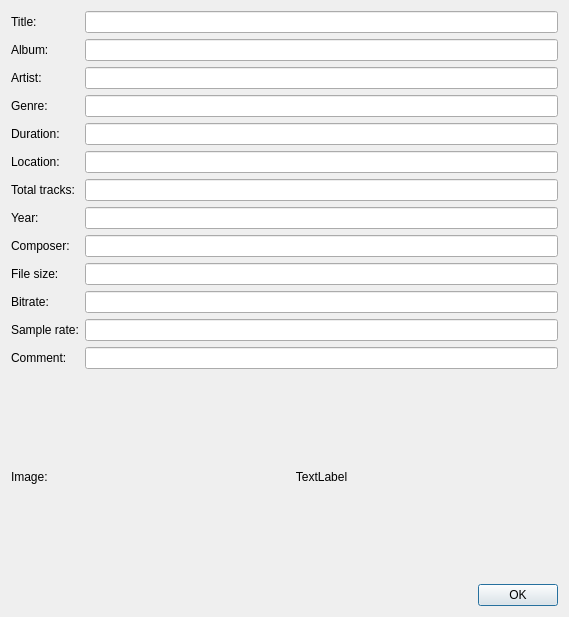
<?xml version="1.0" encoding="UTF-8"?>
<ui version="4.0">
 <class>InfoDialogUi</class>
 <widget class="QDialog" name="InfoDialogUi">
  <property name="geometry">
   <rect>
    <x>0</x>
    <y>0</y>
    <width>569</width>
    <height>617</height>
   </rect>
  </property>
  <property name="windowTitle">
   <string>Details</string>
  </property>
  <layout class="QVBoxLayout" name="verticalLayout">
   <item>
    <layout class="QGridLayout" name="gridLayout">
     <item row="6" column="0">
      <widget class="QLabel" name="label_7">
       <property name="text">
        <string>Total tracks:</string>
       </property>
      </widget>
     </item>
     <item row="10" column="1">
      <widget class="QLineEdit" name="bitrateLineEdit"/>
     </item>
     <item row="6" column="1">
      <widget class="QLineEdit" name="track_totalLineEdit"/>
     </item>
     <item row="0" column="0">
      <widget class="QLabel" name="label">
       <property name="text">
        <string>Title:</string>
       </property>
      </widget>
     </item>
     <item row="12" column="0">
      <widget class="QLabel" name="label_13">
       <property name="text">
        <string>Comment:</string>
       </property>
      </widget>
     </item>
     <item row="9" column="0">
      <widget class="QLabel" name="label_10">
       <property name="text">
        <string>File size:</string>
       </property>
      </widget>
     </item>
     <item row="1" column="0">
      <widget class="QLabel" name="label_2">
       <property name="text">
        <string>Album:</string>
       </property>
      </widget>
     </item>
     <item row="7" column="0">
      <widget class="QLabel" name="label_8">
       <property name="text">
        <string>Year:</string>
       </property>
      </widget>
     </item>
     <item row="8" column="0">
      <widget class="QLabel" name="label_9">
       <property name="text">
        <string>Composer:</string>
       </property>
      </widget>
     </item>
     <item row="9" column="1">
      <widget class="QLineEdit" name="filesizeLineEdit"/>
     </item>
     <item row="5" column="1">
      <widget class="QLineEdit" name="pathLineEdit"/>
     </item>
     <item row="7" column="1">
      <widget class="QLineEdit" name="yearLineEdit"/>
     </item>
     <item row="2" column="0">
      <widget class="QLabel" name="label_3">
       <property name="text">
        <string>Artist:</string>
       </property>
      </widget>
     </item>
     <item row="8" column="1">
      <widget class="QLineEdit" name="composerLineEdit"/>
     </item>
     <item row="4" column="1">
      <widget class="QLineEdit" name="durationLineEdit"/>
     </item>
     <item row="10" column="0">
      <widget class="QLabel" name="label_11">
       <property name="text">
        <string>Bitrate:</string>
       </property>
      </widget>
     </item>
     <item row="1" column="1">
      <widget class="QLineEdit" name="albumLineEdit"/>
     </item>
     <item row="0" column="1">
      <widget class="QLineEdit" name="titleLineEdit"/>
     </item>
     <item row="4" column="0">
      <widget class="QLabel" name="label_5">
       <property name="text">
        <string>Duration:</string>
       </property>
      </widget>
     </item>
     <item row="2" column="1">
      <widget class="QLineEdit" name="artistLineEdit"/>
     </item>
     <item row="3" column="0">
      <widget class="QLabel" name="label_4">
       <property name="text">
        <string>Genre:</string>
       </property>
      </widget>
     </item>
     <item row="5" column="0">
      <widget class="QLabel" name="label_6">
       <property name="text">
        <string>Location:</string>
       </property>
      </widget>
     </item>
     <item row="3" column="1">
      <widget class="QLineEdit" name="genreLineEdit"/>
     </item>
     <item row="11" column="0">
      <widget class="QLabel" name="label_12">
       <property name="text">
        <string>Sample rate:</string>
       </property>
      </widget>
     </item>
     <item row="13" column="0">
      <widget class="QLabel" name="label_14">
       <property name="text">
        <string>Image:</string>
       </property>
      </widget>
     </item>
     <item row="13" column="1">
      <widget class="QLabel" name="imageLabel">
       <property name="text">
        <string>TextLabel</string>
       </property>
       <property name="scaledContents">
        <bool>false</bool>
       </property>
       <property name="alignment">
        <set>Qt::AlignCenter</set>
       </property>
      </widget>
     </item>
     <item row="11" column="1">
      <widget class="QLineEdit" name="samplerateLineEdit"/>
     </item>
     <item row="12" column="1">
      <widget class="QLineEdit" name="commentLineEdit"/>
     </item>
    </layout>
   </item>
   <item>
    <widget class="QDialogButtonBox" name="buttonBox">
     <property name="orientation">
      <enum>Qt::Horizontal</enum>
     </property>
     <property name="standardButtons">
      <set>QDialogButtonBox::Ok</set>
     </property>
    </widget>
   </item>
  </layout>
 </widget>
 <resources/>
 <connections>
  <connection>
   <sender>buttonBox</sender>
   <signal>accepted()</signal>
   <receiver>InfoDialogUi</receiver>
   <slot>accept()</slot>
   <hints>
    <hint type="sourcelabel">
     <x>248</x>
     <y>254</y>
    </hint>
    <hint type="destinationlabel">
     <x>157</x>
     <y>274</y>
    </hint>
   </hints>
  </connection>
  <connection>
   <sender>buttonBox</sender>
   <signal>rejected()</signal>
   <receiver>InfoDialogUi</receiver>
   <slot>reject()</slot>
   <hints>
    <hint type="sourcelabel">
     <x>316</x>
     <y>260</y>
    </hint>
    <hint type="destinationlabel">
     <x>286</x>
     <y>274</y>
    </hint>
   </hints>
  </connection>
 </connections>
</ui>
